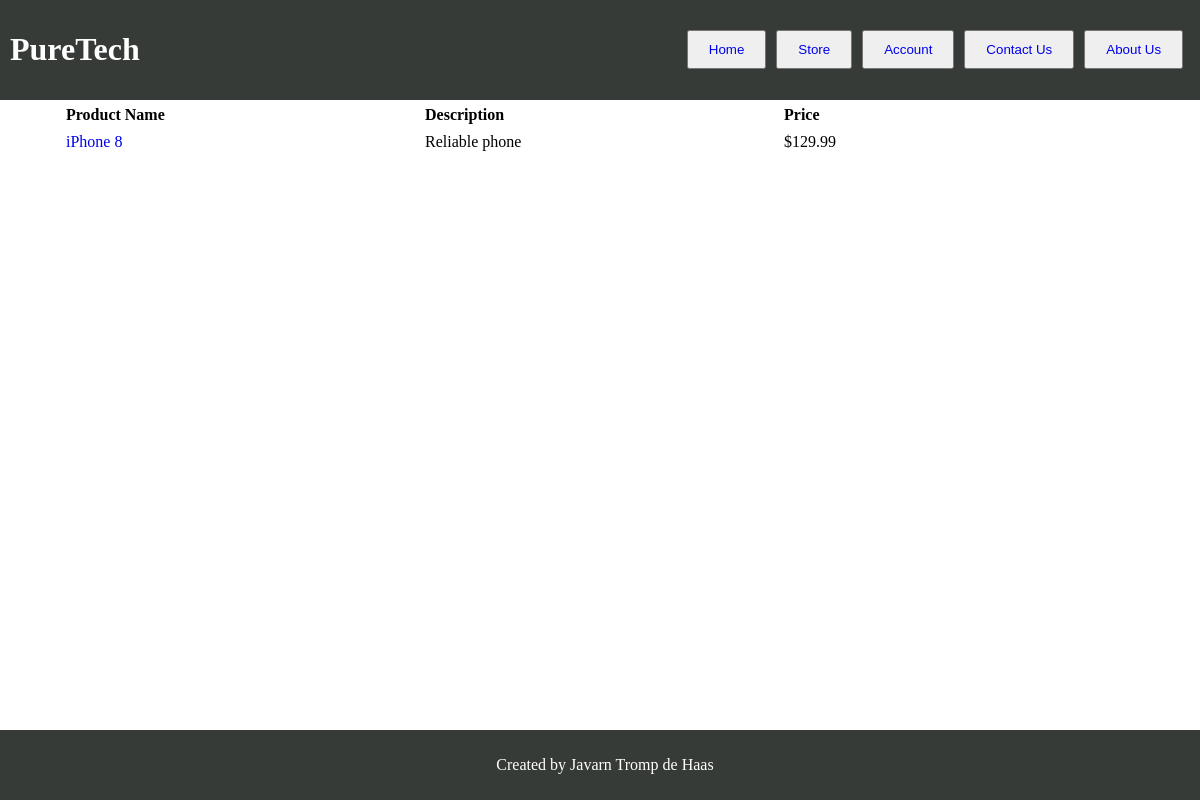
The page /store.php on the database its author committed.
### tables this page shows
create table products (
    productID INT AUTO_INCREMENT PRIMARY KEY,
    productName VARCHAR(50),
    price DECIMAL(13,2),
    description VARCHAR(200),
    inventory INT,
    image VARCHAR(100)
);

### store.php (the view, shortened to what this page needs)
<?php
require('includes/dbconnect.php');
$query = "select * from products";
echo '<table border="0" width="90%" cellspacing="3" cellpadding="3" align="center">
    <tr>
        <td align="left" width="20%"><b>Product Name</b></td>
        <td align="left" width="20%"><b>Description</b></td>
        <td align="left" width="20%"><b>Price</b></td>
    </tr>';
$r = mysqli_query ($dbc, $query);
while ($row = mysqli_fetch_array($r, MYSQLI_ASSOC)) {
    echo "\t<tr>
    <td align=\"left\"><a href=\"view_product.php?id={$row['productID']}\">{$row['productName']}</td>
    <td align=\"left\">{$row['description']}</td>
    <td align=\"left\">\${$row['price']}</td>
   </tr>\n";
}
echo '</table>';
?>

### includes/style.css (style rules this page uses)
header { background-color: #373b38; color: white; padding-top: 10px; padding-bottom: 10px; padding-left: 10px; display: flex; align-items: center; }
body { margin:0; padding:0; min-height: 100vh; display: flex; flex-direction: column; }
.header-buttons { display: flex; margin-right: 1%; }
.header-buttons button { margin: 5px; padding: 10px 20px; }
a { text-decoration: none; }
.company_title { margin-right: auto; }
footer { margin-top: auto; background-color: #373b38; }

### rows shown on the page
products: productName "iPhone 8", description "Reliable phone", price "129.99"
